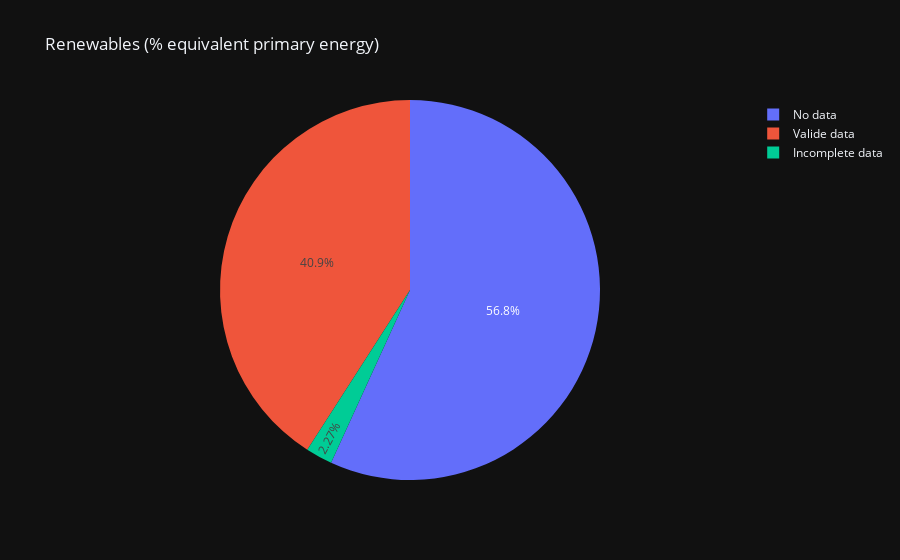
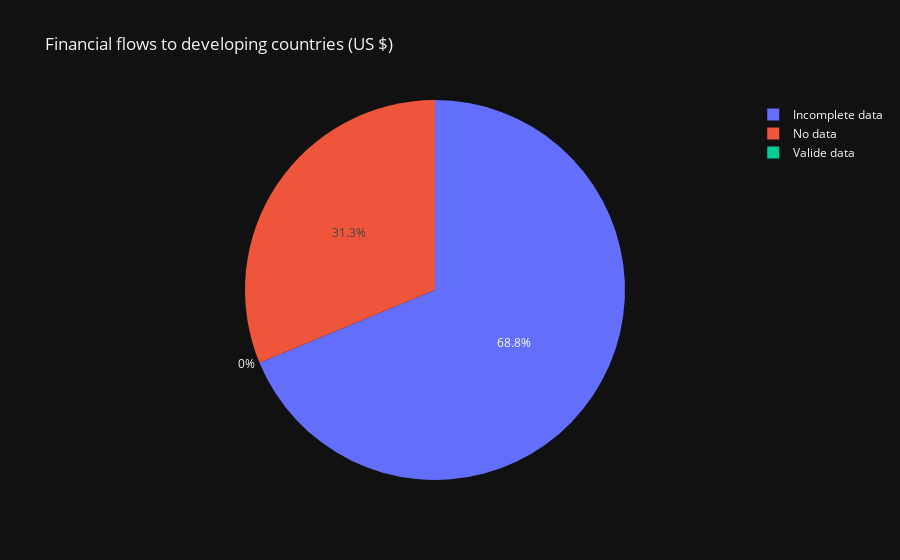
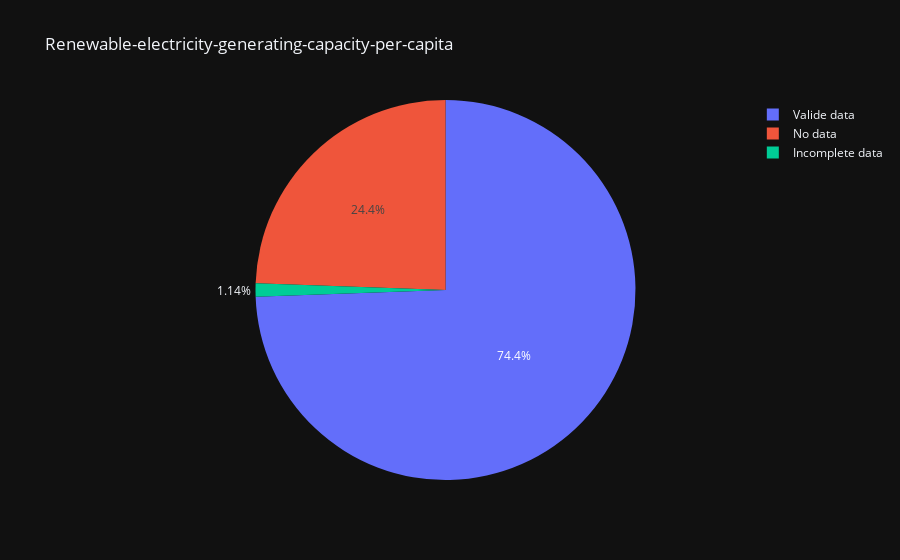
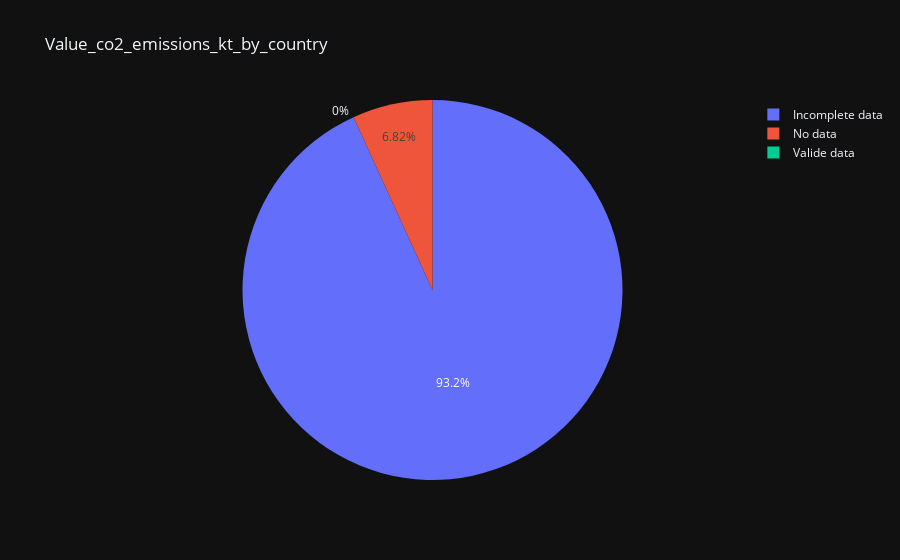

The notebook cell these images were saved under, in order:
### Code cell
df_na.sort_values("No data", ascending=False, inplace=True)
print(df_na)

for i, ligne in df_na.iterrows():
    fig = px.pie(ligne, 
                names=ligne.index[1:], 
                values=ligne.values[1:], 
                title=ligne["Variable"],
                template=template,
                # color_discrete_sequence=["green","orange","red"],
                color_discrete_map={"No data":"rgb(255,0,0)", "Incomplete data": "orange", "Valide data": "green"},
                )
    fig.show()

### Figure 1 — Plotly figure (JSON) as saved in the notebook; plotly's stock layout.template omitted (floating-point values rounded to 4 significant figures)
{"data": [{"domain": {"x": [0, 1], "y": [0, 1]}, "hovertemplate": "label=%{label}<br>value=%{value}<extra></extra>", "labels": ["No data", "Incomplete data", "Valide data"], "legendgroup": "", "name": "", "showlegend": true, "type": "pie", "values": [100, 4, 72]}], "layout": {"legend": {"tracegroupgap": 0}, "title": {"text": "Renewables (% equivalent primary energy)"}}}

### Figure 2 — Plotly figure (JSON) as saved in the notebook; plotly's stock layout.template omitted (floating-point values rounded to 4 significant figures)
{"data": [{"domain": {"x": [0, 1], "y": [0, 1]}, "hovertemplate": "label=%{label}<br>value=%{value}<extra></extra>", "labels": ["No data", "Incomplete data", "Valide data"], "legendgroup": "", "name": "", "showlegend": true, "type": "pie", "values": [55, 121, 0]}], "layout": {"legend": {"tracegroupgap": 0}, "title": {"text": "Financial flows to developing countries (US $)"}}}

### Figure 3 — Plotly figure (JSON) as saved in the notebook; plotly's stock layout.template omitted (floating-point values rounded to 4 significant figures)
{"data": [{"domain": {"x": [0, 1], "y": [0, 1]}, "hovertemplate": "label=%{label}<br>value=%{value}<extra></extra>", "labels": ["No data", "Incomplete data", "Valide data"], "legendgroup": "", "name": "", "showlegend": true, "type": "pie", "values": [43, 2, 131]}], "layout": {"legend": {"tracegroupgap": 0}, "title": {"text": "Renewable-electricity-generating-capacity-per-capita"}}}

### Figure 4 — Plotly figure (JSON) as saved in the notebook; plotly's stock layout.template omitted (floating-point values rounded to 4 significant figures)
{"data": [{"domain": {"x": [0, 1], "y": [0, 1]}, "hovertemplate": "label=%{label}<br>value=%{value}<extra></extra>", "labels": ["No data", "Incomplete data", "Valide data"], "legendgroup": "", "name": "", "showlegend": true, "type": "pie", "values": [12, 164, 0]}], "layout": {"legend": {"tracegroupgap": 0}, "title": {"text": "Value_co2_emissions_kt_by_country"}}}
